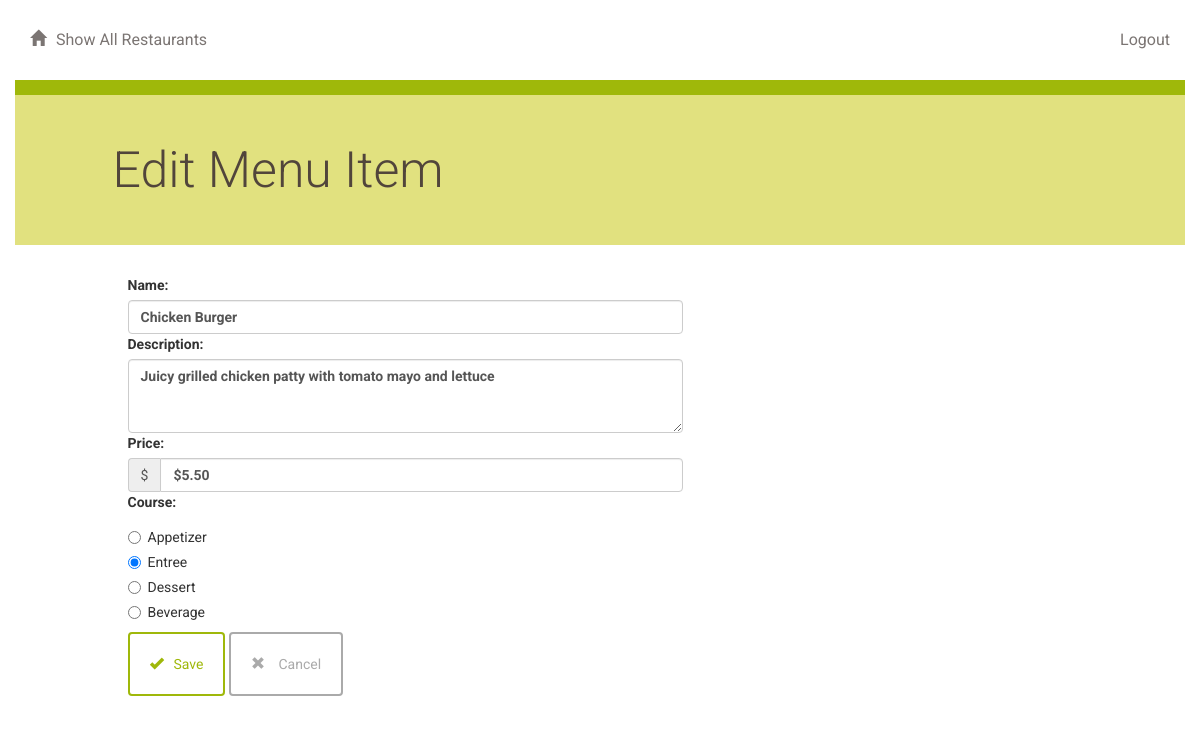
Screenshot of /restaurant/1/menu/2/edit (signed in) with the database file from the repository.
### project/models.py (models this page shows, shortened)
class MenuItem(db.Model):
    name = db.Column(db.String(80), nullable=False)
    id = db.Column(db.Integer, primary_key=True)
    description = db.Column(db.String(250))
    price = db.Column(db.String(8))
    course = db.Column(db.String(250))
    restaurant_id = db.Column(db.Integer, db.ForeignKey('restaurant.id'))
    restaurant = db.    relationship(Restaurant)

### project/main.py (the view)
@main.route('/restaurant/<int:restaurant_id>/menu/<int:menu_id>/edit', methods=['GET', 'POST'])
@admin_required
def editMenuItem(restaurant_id, menu_id):
    editedItem = db.session.query(MenuItem).filter_by(id=menu_id).one()
    restaurant = db.session.query(Restaurant).filter_by(id=restaurant_id).one()
    if request.method == 'POST':
        if request.form['name']:
            editedItem.name = request.form['name']
        if request.form['description']:
            editedItem.description = request.form['description']
        if request.form['price']:
            editedItem.price = request.form['price']
        if request.form['course']:
            editedItem.course = request.form['course']
        db.session.add(editedItem)
        db.session.commit()
        flash('Menu Item Successfully Edited')
        return redirect(url_for('main.showMenu', restaurant_id=restaurant_id))
    else:
        return render_template('editmenuitem.html', restaurant_id=restaurant_id, menu_id=menu_id, item=editedItem)

### project/auth.py (called while the page is built)
def admin_required(f):
    @wraps(f)
    def decorated_function(*args, **kwargs):
        if not current_user.is_admin:
            abort(403)  # Forbidden
        return f(*args, **kwargs)
    return decorated_function

### project/main.py (called while the page is built)
@login_manager.user_loader
def load_user(user_id):
    return UserAccount.query.get(int(user_id))

### project/models.py (called while the page is built)
    @property
    def is_admin(self):
        return self.role == 'admin'

### project/templates/editmenuitem.html
{% extends "main.html" %}
{% block content %}
{% include "header.html" %}
	<div class="row divider green">
		<div class="col-md-12"></div>
	</div>
	<div class="row banner menu">
		<div class="col-md-11 col-md-offset-1 padding-none">
			<h1>Edit Menu Item</h1>
		</div>
	</div>
	<div class="row">
		<div class="col-md-6 col-md-offset-1 padding-top">
			<form action="#" method = "post">
				<div class="form-group">
					<label for="name">Name:</label>
					<input type ="text" maxlength="100" class="form-control" name="name" value="{{item.name }}">
					<label for="description">Description:</label>
					<textarea class="form-control" maxlength="250" rows="3" name="description">{{item.description}}</textarea>
					<label for="price">Price:</label>
					<div class="input-group">
						<div class="input-group-addon">$</div>
						<input type ="text" maxlength="10" class="form-control" name="price" value="{{item.price}}">
					</div>
					<label for="course">Course:</label>
					<div class="radio">
					  <label>
					    <input type="radio" name="course" id="course1" value="Appetizer" {% if item.course == 'Appetizer'%}checked{%endif%}>Appetizer
					  </label>
					</div>
					<div class="radio">
					  <label>
					    <input type="radio" name="course" id="course2" value="Entree" {% if item.course == 'Entree' %}checked{%endif%}>Entree
					  </label>
					</div>
					<div class="radio">
					  <label>
					    <input type="radio" name="course" id="course3" value="Dessert" {% if item.course == 'Dessert'%}checked{%endif%}>Dessert
					  </label>
					</div>
					<div class="radio">
					  <label>
					    <input type="radio" name="course" id="course4" value="Beverage" {%if item.course =='Beverage'%}checked{%endif%}>Beverage
					  </label>
					</div>
					<button type="submit" class="btn btn-default" id="submit" type="submit">
					<span class="glyphicon glyphicon-ok" aria-hidden="true"></span>Save</button>
					<a href = '{{url_for('main.showRestaurants')}}'>
						<button class="btn btn-default delete">
						<span class="glyphicon glyphicon-remove" aria-hidden="true"></span> Cancel</button>
					</a>
				</div>
			</form>
		</div>
	</div>
{% endblock %}

### project/static/styles.css (style rules this page uses)
* { font-family: "Helvetica Neue Bold", Roboto, Helvetica, Arial, sans-serif; font-weight: 700; }
h1 { font-family: "Helvetica Neue Light", Roboto, Helvetica, Arial, sans-serif; font-size: 50px; color: #51453B; line-height: 60px; font-weight: 300; }
a { font-size: 14px; color: #0093B9; line-height: 17px; }
.padding-top { padding-top: 30px; }
.padding-none { padding: 0; }
.btn { padding: 20px; margin: 0; border-color: #9FB80A; border-width: 2px; color: #9FB80A;; }
.btn.delete { border-color: #aaaaaa; color: #aaaaaa; }
.glyphicon { margin-right: 10px; }
.divider { height: 15px; }
.divider.green { background-color: #9FB80A; }
.banner.menu { height: 150px; background-color: #E1E17F; }
.banner h1 { margin: 45px 0; }

### rows the page displays
MenuItem: name "Chicken Burger", description "Juicy grilled chicken patty with tomato mayo and lettuce", price "$5.50", course "☐ Appetizer", course "☑ Entree", course "☐ Dessert", course "☐ Beverage"
